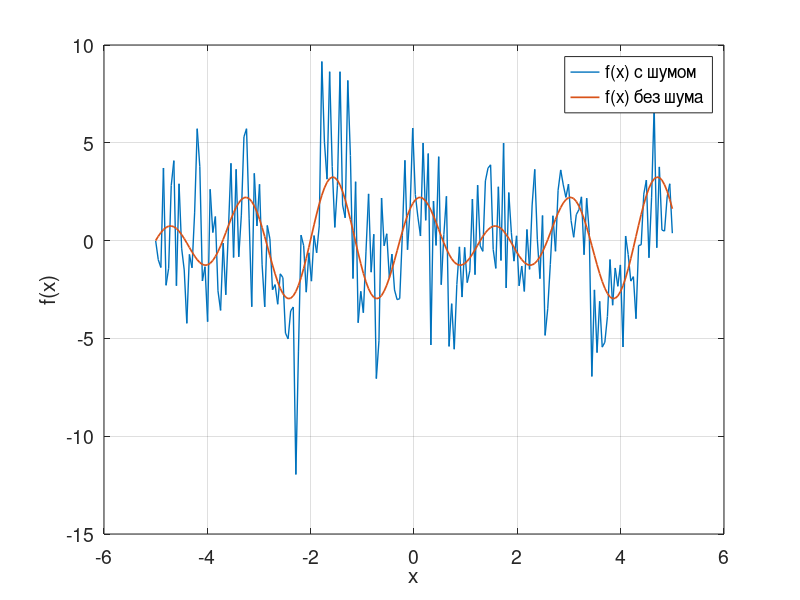
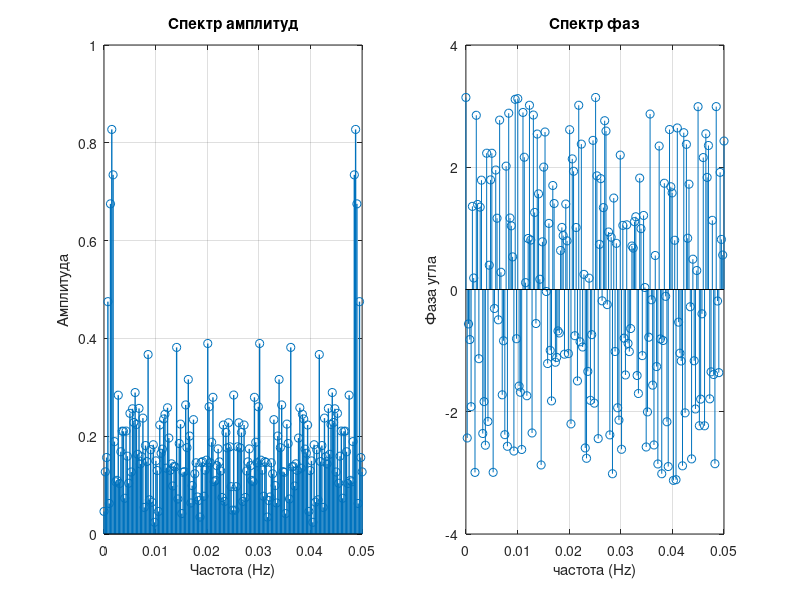

Here is the MATLAB script that generated these plots, in order: (Note: this script raises an error after producing the figures.)
%% Загрузка данных

clc; clear;
rng(42);

%data = readmatrix("data_to_denoise.csv");
%x = data(:, 1);
%y = data(:, 2);
x = linspace(-5, 5, 200);
%origin_y = 1 / 4 * x.^2 + sin(5 * x);
origin_y = 1.25 * sin(3 * x) + 2 * cos(4 * x);
y = origin_y + 2.5 * randn(size(origin_y));

L = length(y);
Fs = mean(diff(x));
f = ((0: L - 1) * Fs / L)'; % frequency samples / sec / samples = 1 / sec = Hz

figure(1)
plot(x, y, "-", "LineWidth", 1)
hold on
plot(x, origin_y, "-", "LineWidth", 1.25)
xlabel("x")
ylabel("f(x)")
grid on
legend("f(x) с шумом", "f(x) без шума", "FontSize", 14)
set(gca, "FontSize", 14)

hold off
%% Преобразование Фурье для ряда с шумом

Y = fft(y); % угол и амплитуда
Y_norm = 1/L * Y; % нормализация данных

%% Графики амплитуд и фаз
figure(2)
subplot(1, 2, 1) % 1 строка, 2 столбца, позиция текущего 1
stem(f, abs(Y_norm), "LineWidth", 1) % рисуем амплитуды
grid on
title("Спектр амплитуд")
xlabel("Частота (Hz)")
ylabel("Амплитуда")

subplot(1, 2, 2) % 1 строка, 2 столбца, позиция текущего 2
stem(f, angle(Y_norm))
grid on
title("Спектр фаз")
xlabel("частота (Hz)")
ylabel("Фаза угла")

% рисуем A * cos(2 * pi * f + phase).
% A - амплитуда, f - частота, phase - фаза.
%% Формируем таблицу данных

table1 = table(Y_norm, f', abs(Y_norm), angle(Y_norm));
table1.Properties.VariableNames = {'FFT coefs', 'Frequency', 'Amplitude', 'Phase'};

%% Восстановление ряда посредством использования k Dominant Frequencies
% Значительно влияют на наш график. Зануляем все элементы, кроме 4 с обоих
% концов, так как FFT симметричен.
% Построение статистики.

rmseVals = 0;

for k = 1:floor(L / 2)
    Y_recon = Y;
    for i = (k + 2):(L - k)
        Y_recon(i) = 0;
    end
    
    % Обратное преобразование
    
    y_clean = ifft(Y_recon);
    
    rmseVals(k) = sqrt(mean((y_clean - origin_y).^2));
end
[min_err, k_opt] = min(rmseVals);

statisticalDataRMSE = [(1:floor(L / 2))', rmseVals'];

k = k_opt;
Y_recon = Y;
for i = (k + 2):(L - k)
    Y_recon(i) = 0;
end

y_clean = ifft(Y_recon);

%writematrix(statisticalDataRMSE, "statisticalDataRMSE.csv")
%% Восстановление второй подход
% 
% k = k_opt;
% Y_recon = Y;
% for i = (k + 2):(L - k)
%     Y_recon(i) = 0;
% end

range = 1e-5:1e-7:1;


statisticalDataNewError = 0;
i = 1;
for alpha = range;
    Y_recon = Y;
    Y_recon(abs(Y_norm) < alpha) = 0;

    y_clean = ifft(Y_recon);
    
    statisticalDataNewError(i) = sqrt(mean((y_clean - origin_y).^2));
    i = i + 1;
end

[error, alpha_opt] = min(statisticalDataNewError);

Y_recon = Y;
Y_recon(abs(Y_norm) < range(alpha_opt)) = 0;
% Обратное преобразование

y_clean = ifft(Y_recon);

%% Построение финальных графиков

figure(3)
plot(x, y, "-")
hold on
plot(x, origin_y, "-", "LineWidth", 1.75)
plot(x, y_clean ,"b-", "LineWidth", 2.5)
grid on
legend("f(x) с шумом", "f(x) без шума", "f(x) очищенный", "FontSize", 20)
set(gca, "FontSize", 14)

hold off
%% Сохранение полученных результатов
denoised_data = [x', origin_y', y', y_clean', f, abs(Y_norm)', angle(Y_norm)'];
writematrix(denoised_data, "denoised_data_correct.csv")